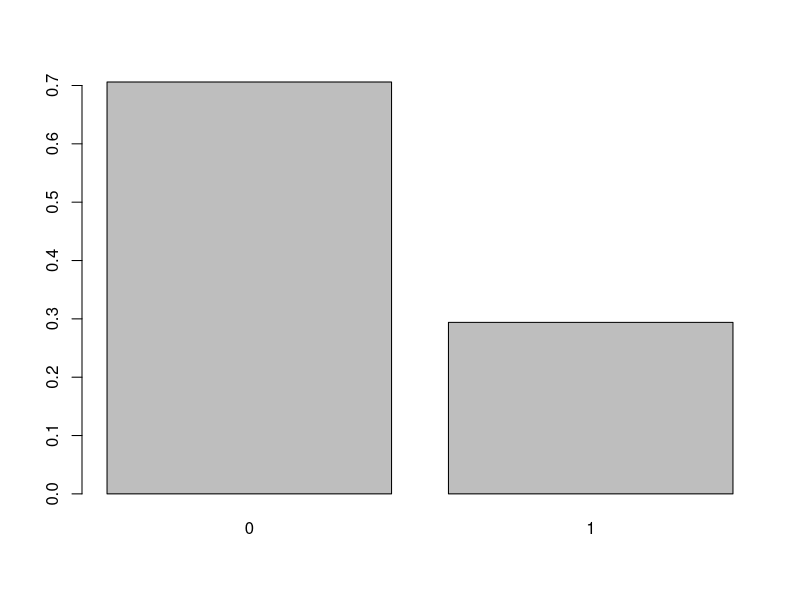
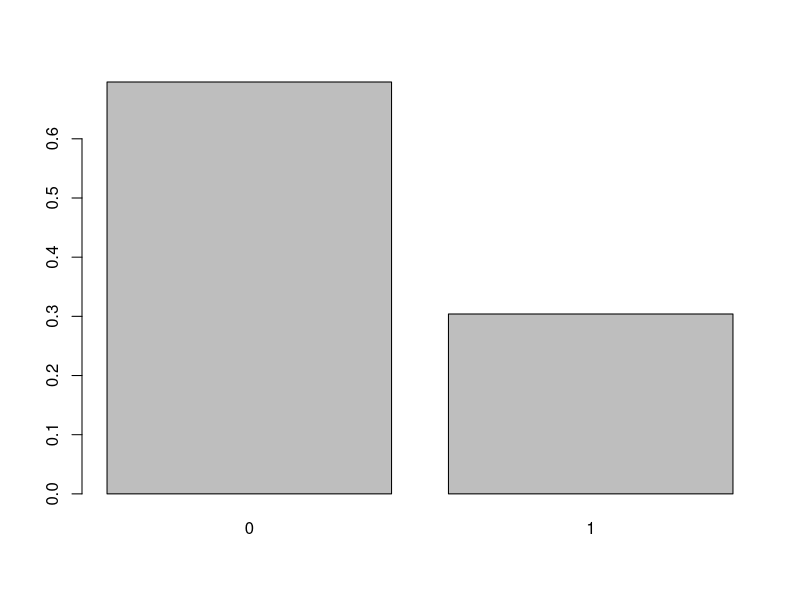
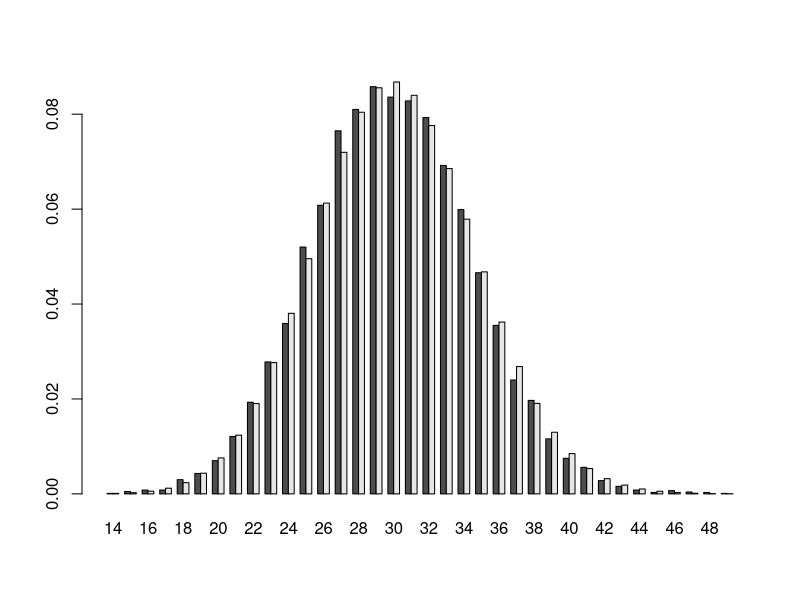
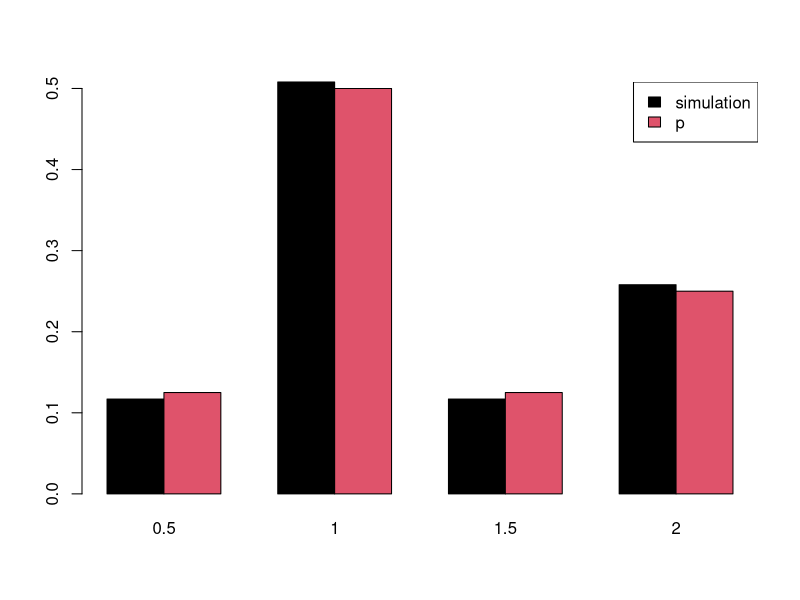

The R source for these figures, in order:
#Exercice 1
n=1000
p=0.3
U=runif(n) #renvoie n simulation d une loi uniforme
X=1*(U<=p)
barplot(table(X)/n)   #table compte le nomre de fois 1 et 0 apparaissent  # Barplot pour les variables discretes
table(X)

bernp=function(n,p){
  U=runif(n) #renvoie n simulation d une loi uniforme
  X=1*(U<=p)
  return (X)
}

barplot(table(bernp(1000,0.3))/1000)   #table compte le nomre de fois 1 et 0 apparaissent  # Barplot pour les variables discretes


binnp1=function(n,p){
  return(sum(bernp(n,p)))
}

binnpk=function(n,p,k){
  X=rep(0,k)
  for (i in 1:k)	{
    X[i]=binnp1(n,p)
  }
  return (X)
}

#barplot(table(binnpk(100,0.3,10000))/10000)
X=binnpk(100,0.3,10000)
barplot(rbind(table(X)/10000,dbinom(min(X):max(X),100,0.3)),beside=T)


#Exercice 2
a = c(0.5,1,1.5,2)
p = c(1/8,1/2,1/8,1/4) 
p_decale = c(0, p[1:3])
u =runif(1)
ind = (u > cumsum(p_decale)) & (u < cumsum(p))
X = a[which(ind==1)]

n=1000
X=rep(NA, n)
for (i in 1:n)
{ u =runif(1)
ind = (u > cumsum(p_decale)) & (u <=cumsum(p))
X[i] = a[which(ind==1)]
}

#> table(X)/n
#X
#0.5     1   1.5     2 
#0.128 0.493 0.131 0.248 
barplot(rbind(table(X)/n,p),beside=T,col=1:2)
legend("topright", c("simulation", "p"),fill=1:2)
#hist(X)  # mais hist pas vraiment fait pour représenter un diagramme en baton.
